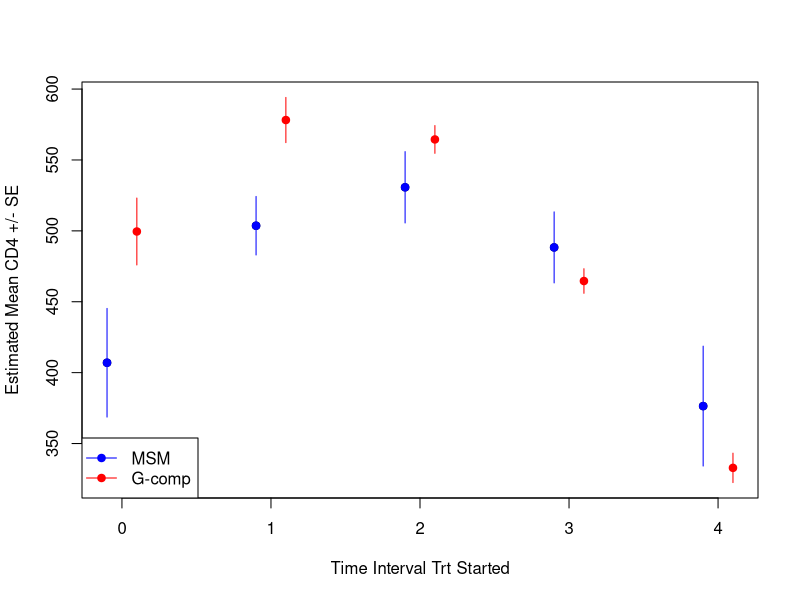

Reproduce this figure in R.
## ---- chunk 1
knitr::opts_chunk$set(echo = FALSE)
## ---- chunk 2
# code from g-computation
# will be used as comparison
library(dplyr)
beta0 <- 6.2
beta1 <- 1.6
beta2 <- -0.23
beta3 <- -0.175
beta4 <- -0.5
sigma0 <- sigma <- 0.35
gamma0 <- -3.21
gamma1 <- 0.80

eta0 <- 3.68
eta1 <- -0.58
eta2 <- -1.18

n <- 1000

expit <- function(x) {
  expit <- exp(x)/(1 + exp(x))
  return(expit)
}

set.seed(1101985)

R0 <- rep(0, n)
logCD40 <- rnorm(n, beta0, sigma0)
A0<- rbinom(n, 1, expit(eta0 + eta1*logCD40 + eta2*R0))
cumA0 <- A0

R1 <- rbinom(n, 1, expit(gamma0 + gamma1*cumA0))*(cumA0 > 0 & R0 == 0) + 0*(cumA0 == 0) + 1*(R0 == 1) 
logCD41 <- logCD40 + rnorm(n, (beta1*A0 + beta2*A0*logCD40 + beta3*(1-A0))*(1-R1) + beta4*R1, sigma)
A1 <- rbinom(n, 1, expit(eta0 + eta1*logCD41 + eta2*R1))
cumA1 <- A0 + A1

R2 <- rbinom(n, 1, expit(gamma0 + gamma1*cumA1))*(cumA1 > 0 & R1 == 0) + 0*(cumA1 == 0) + 1*(R1 == 1) 
logCD42 <- logCD41 + rnorm(n, (beta1*A1 + beta2*A1*logCD41 + beta3*(1-A1))*(1-R2) + beta4*R2, sigma)
A2 <- rbinom(n, 1, expit(eta0 + eta1*logCD42 + eta2*R2))
cumA2 <- A0 + A1 + A2

R3 <- rbinom(n, 1, expit(gamma0 + gamma1*cumA2))*(cumA2 > 0 & R2 == 0) + 0*(cumA2 == 0) + 1*(R2 == 1) 
logCD43 <- logCD42 + rnorm(n, (beta1*A2 + beta2*A2*logCD42 + beta3*(1-A2))*(1-R3) + beta4*R3, sigma)
A3 <- rbinom(n, 1, expit(eta0 + eta1*logCD43 + eta2*R3))
cumA3 <- A0 + A1 + A2 + A3

R4 <- rbinom(n, 1, expit(gamma0 + gamma1*cumA3))*(cumA3 > 0 & R3 == 0) + 0*(cumA3 == 0) + 1*(R3 == 1) 
logCD44 <- logCD43 + rnorm(n, (beta1*A3 + beta2*A3*logCD43 + beta3*(1-A3))*(1-R4) + beta4*R4, sigma)

dataHW3 <- data.frame(ID = 1:n, R0 = R0, CD40 = exp(logCD40), A0 = A0,
  R1 = R1, CD41 = exp(logCD41), A1 = A1,
  R2 = R2, CD42 = exp(logCD42), A2 = A2,
  R3 = R3, CD43 = exp(logCD43), A3 = A3,
  R4 = R4, CD44 = exp(logCD44))

# create log CD4 values
dataHW3 <- mutate(dataHW3,
	logCD40 = log(CD40),
	logCD41 = log(CD41),
	logCD42 = log(CD42),
	logCD43 = log(CD43),
	logCD44 = log(CD44)
	)

# get estimates of mu0 and sigma0
mu0 <- mean(dataHW3$logCD40)
sigma0 <- sd(dataHW3$logCD40)

# transform into long dataset
library(data.table)

dataHW3_long <- melt(setDT(dataHW3), id = 1L,
	measure = patterns("^logCD4", "^CD4", "^R", "^A"),
	value.name = c("logCD4", "CD4", "R", "A"))
dataHW3_long <- data.frame(dataHW3_long)
dataHW3_long <- dataHW3_long[order(dataHW3_long$ID), ]
dataHW3_long <- 
	dataHW3_long %>%
	group_by(ID) %>%
	mutate(lag_logCD4 = lag(logCD4, n = 1, default = NA),
		lag_A = lag(A, n = 1, default = NA),
		cum_A = cumsum(A),
		lag_cum_A = lag(cum_A, n = 1, default = NA),
		lag_R = lag(R, n = 1, default = NA))

dataHW3_long <- mutate(dataHW3_long,
	time = as.numeric(variable) - 1,
	logCD4_diff = logCD4 - lag_logCD4)

# When estimating the model for change in log CD4 count and developing 
# resistance, only need data from time points 1-4 (not time point 0).

dataHW3_long_t0 <- filter(dataHW3_long, time > 0)

# Estimate parameters in the model for change in CD4

m1 <- lm(logCD4 ~ lag_logCD4 + lag_A + R +
		lag_logCD4*lag_A + lag_logCD4*R + 
		lag_A*R + lag_logCD4*lag_A*R, data = dataHW3_long_t0)

# Estimate parameters in the model for resistance
# Remember subjects who have no prior exposure to treatment will not be
# resistant and subjects who previously developed resistance are guaranteed
# to be resistant. Neither of these groups should be included in the model.

dataHW3_long_resist_model <- filter(dataHW3_long_t0, lag_R == 0 & lag_cum_A > 0)

m2 <- glm(R ~ lag_cum_A, family = "binomial", 
	data = dataHW3_long_resist_model)

coef_estimates <- c(mu0, sigma0, coef(m1), summary(m1)$sigma, coef(m2))
coef_names <- c("mu0", "sigma0", paste0("beta", 0:7), "sigma", 
	paste0("gamma", 0:1))
coef_estimates <- data.frame(Estimates = coef_estimates)
rownames(coef_estimates) <- coef_names

mean_response <- function(treat_sequence, coef_estimates, MC) {
	mu0 <- coef_estimates[1]; sigma0 <- coef_estimates[2]
	beta0 <- coef_estimates[3]; beta1 <- coef_estimates[4]; beta2 <- coef_estimates[5]; 
	beta3 <- coef_estimates[6]; beta4 <- coef_estimates[7];
	beta5 <- coef_estimates[8]; beta6 <- coef_estimates[9];
	beta7 <- coef_estimates[10]; 
	
	sigma <- coef_estimates[11];gamma0 <- coef_estimates[12];gamma1 <- coef_estimates[13]
	
		R0 <- rep(0, MC)
		logCD40 <- rnorm(MC, mu0, sigma0)
		A0 <- rep(treat_sequence[1], MC)
		cumA0 <- A0
		R1 <- rbinom(MC, 1, expit(gamma0 + gamma1*cumA0))*(cumA0 > 0 & R0 == 0) + 
			0*(cumA0 == 0) + 1*(R0 == 1) 
		logCD41 <- beta0 + beta1*logCD40 + beta2*A0 + beta3*R1 + 
			beta4*logCD40*A0 + beta5*logCD40*R1 + beta6*A0*R1 + beta7*logCD40*A0*R1 + 
			rnorm(MC, 0, sigma)
		A1 <- rep(treat_sequence[2], MC)
		cumA1 <- A0 + A1
		R2 <- rbinom(MC, 1, expit(gamma0 + gamma1*cumA1))*(cumA1 > 0 & R1 == 0) + 
			0*(cumA1 == 0) + 1*(R1 == 1) 
		logCD42 <-  beta0 + beta1*logCD41 + beta2*A1 + beta3*R2 + 
			beta4*logCD41*A1 + beta5*logCD41*R2 + beta6*A1*R2 + beta7*logCD41*A1*R2 + 
			rnorm(MC, 0, sigma)
		A2 <- rep(treat_sequence[3], MC)
		cumA2 <- A0 + A1 + A2
		R3 <- rbinom(MC, 1, expit(gamma0 + gamma1*cumA2))*(cumA2 > 0 & R2 == 0) + 
			0*(cumA2 == 0) + 1*(R2 == 1) 
		logCD43 <- beta0 + beta1*logCD42 + beta2*A2 + beta3*R3 + 
			beta4*logCD42*A2 + beta5*logCD42*R3 + beta6*A2*R3 + beta7*logCD42*A2*R3 + 
			rnorm(MC, 0, sigma)
		A3 <- rep(treat_sequence[4], MC)
		cumA3 <- A0 + A1 + A2 + A3
		R4 <- rbinom(MC, 1, expit(gamma0 + gamma1*cumA3))*(cumA3 > 0 & R3 == 0) + 
			0*(cumA3 == 0) + 1*(R3 == 1) 
		logCD44 <-  beta0 + beta1*logCD43 + beta2*A3 + beta3*R4 + 
			beta4*logCD43*A3 + beta5*logCD43*R4 + beta6*A3*R4 + beta7*logCD43*A3*R4 + 
			rnorm(MC, 0, sigma)
		
	mean_response <- c(mean(logCD44), mean(exp(logCD44)))
	names(mean_response) <- c("mean_logCD4", "mean_CD4")
	return(mean_response)
}

trt_sequences <- list(
	c(0, 0, 0, 0),
	c(0, 0, 0, 1),
	c(0, 0, 1, 1),
	c(0, 1, 1, 1),
	c(1, 1, 1, 1),
	c(1, 1, 1, 0),
	c(1, 1, 0, 0),
	c(1, 0, 0, 0)
)
set.seed(8172013)
mean_trt_response <- sapply(trt_sequences, mean_response, 
	coef_estimates = as.vector(coef_estimates[, 1]), MC = 100000)	
mean_trt_response <- t(mean_trt_response)
rownames(mean_trt_response) <- c("(0, 0, 0, 0)",
	"(0, 0, 0, 1)",
	"(0, 0, 1, 1)",
	"(0, 1, 1, 1)",
	"(1, 1, 1, 1)",
	"(1, 1, 1, 0)",
	"(1, 1, 0, 0)",
	"(1, 0, 0, 0)")

dataHW3_orig <- dataHW3
n <- nrow(dataHW3_orig)
boot <- 50

mean_trt_response_boot <- array(0, dim = c(8, 2, boot))
for(j in 1:boot) {
	dataHW3 <- dataHW3_orig[sample(1:n, n, replace = TRUE), ]
	
	# get estimates of mu0 and sigma0
	mu0 <- mean(dataHW3$logCD40)
	sigma0 <- sd(dataHW3$logCD40)

	dataHW3$ID <- 1:n
	dataHW3_long <- melt(setDT(dataHW3), id = 1L,
		measure = patterns("^logCD4", "^CD4", "^R", "^A"),
		value.name = c("logCD4", "CD4", "R", "A"))
	dataHW3_long <- data.frame(dataHW3_long)
	dataHW3_long <- dataHW3_long[order(dataHW3_long$ID), ]
	dataHW3_long <- 
		dataHW3_long %>%
		group_by(ID) %>%
		mutate(lag_logCD4 = lag(logCD4, n = 1, default = NA),
			lag_A = lag(A, n = 1, default = NA),
			cum_A = cumsum(A),
			lag_cum_A = lag(cum_A, n = 1, default = NA),
			lag_R = lag(R, n = 1, default = NA))
	
	dataHW3_long <- mutate(dataHW3_long,
		time = as.numeric(variable) - 1,
		logCD4_diff = logCD4 - lag_logCD4)
	dataHW3_long_t0 <- filter(dataHW3_long, time > 0)
	
	m1 <- lm(logCD4 ~ lag_logCD4 + lag_A + R +
		lag_logCD4*lag_A + lag_logCD4*R + 
		lag_A*R + lag_logCD4*lag_A*R, data = dataHW3_long_t0)
	
	dataHW3_long_resist_model <- filter(dataHW3_long_t0, lag_R == 0 & lag_cum_A > 0)
	
	m2 <- glm(R ~ lag_cum_A, family = "binomial", 
		data = dataHW3_long_resist_model)
	
	coef_estimates <- c(mu0, sigma0, coef(m1), summary(m1)$sigma, coef(m2))
	
	mean_trt_response <- sapply(trt_sequences, mean_response, 
		coef_estimates = coef_estimates, MC = 100000)	
	mean_trt_response <- t(mean_trt_response)
	
	mean_trt_response_boot[, , j] <- mean_trt_response 
}

se <- apply(mean_trt_response_boot, c(1, 2), sd)
rownames(se) <- c("(0, 0, 0, 0)",
	"(0, 0, 0, 1)",
	"(0, 0, 1, 1)",
	"(0, 1, 1, 1)",
	"(1, 1, 1, 1)",
	"(1, 1, 1, 0)",
	"(1, 1, 0, 0)",
	"(1, 0, 0, 0)")
colnames(se) <- c("SE_logCD4", "SE_CD4")
## ---- chunk 3
dataHW3 <- dataHW3_orig
dataHW3 <- mutate(dataHW3,
	logCD40 = log(CD40),
	logCD41 = log(CD41),
	logCD42 = log(CD42),
	logCD43 = log(CD43),
	logCD44 = log(CD44)
	)
dataHW3_long <- melt(setDT(dataHW3), id = 1L,
	measure = patterns("^logCD4", "^CD4", "^R", "^A"),
	value.name = c("logCD4", "CD4", "R", "A"))
dataHW3_long <- data.frame(dataHW3_long)
dataHW3_long <- dataHW3_long[order(dataHW3_long$ID), ]
dataHW3_long <- 
	dataHW3_long %>%
	group_by(ID) %>%
	mutate(lag_logCD4 = lag(logCD4, n = 1, default = NA),
		lag_A = lag(A, n = 1, default = NA),
		cum_A = cumsum(A),
		lag_cum_A = lag(cum_A, n = 1, default = NA),
		lag_R = lag(R, n = 1, default = NA))

# model for probability of receiving treatment
dataHW3_long <- mutate(dataHW3_long,
	time = as.numeric(variable) - 1,
	logCD4_diff = logCD4 - lag_logCD4)
dataHW3_long <- as.data.frame(dataHW3_long)

m3 <- glm(A ~ logCD4 + R, family = "binomial", 
		data = dataHW3_long)
round(summary(m3)$coefficients, digits = 2)
## ---- chunk 4
dataHW3_long <-  mutate(dataHW3_long, pred_trt = predict(m3, newdata = dataHW3_long, type = "response"),
	pred_trt_rule = ifelse(time > 0, pred_trt, 1-pred_trt),
	trt_rule = ifelse((time == 0 & A == 0)|(time > 0 & A ==1), 1, 0) )
den_wt <- tapply(dataHW3_long$pred_trt_rule, 
	dataHW3_long$ID, prod, na.rm = TRUE)
num_wt <- tapply(dataHW3_long$trt_rule, 
	dataHW3_long$ID, prod, na.rm = TRUE)
sum(num_wt)
round(weighted.mean(dataHW3$CD44, w = num_wt/den_wt))
## ---- chunk 5
dataHW3_long <-   mutate(dataHW3_long,
	pred_trt = predict(m3, newdata = dataHW3_long, type = "response"),
	pred_trt_received = (pred_trt^A)*(1-pred_trt)^(1-A))
# calculate denominator weights
dataHW3$den_wt <- tapply(dataHW3_long$pred_trt_received, 
	dataHW3_long$ID, prod, na.rm = TRUE)
## ---- chunk 6
dataHW3 <- mutate(dataHW3,
	init_time =    NA,
	init_time = ifelse(A0 == 1 & A1 == 1 & A2 == 1 & A3 == 1, 0, init_time),
	init_time = ifelse(A0 == 0 & A1 == 1 & A2 == 1 & A3 == 1, 1, init_time),
	init_time = ifelse(A0 == 0 & A1 == 0 & A2 == 1 & A3 == 1, 2, init_time),
	init_time = ifelse(A0 == 0 & A1 == 0 & A2 == 0 & A3 == 1, 3, init_time),
	init_time = ifelse(A0 == 0 & A1 == 0 & A2 == 0 & A3 == 0, 4, init_time))
## ---- chunk 7
MSM_CD4 <- lm(CD44 ~   init_time + I(init_time^2), data = dataHW3)
round(summary(MSM_CD4)$coefficients, digits = 2)
## ---- chunk 8
newdatatime <-   data.frame(init_time = 4:0)
predCD4 <- data.frame(CD4 = predict(MSM_CD4, newdatatime))
rownames(predCD4) <- c("(0, 0, 0, 0)",
	"(0, 0, 0, 1)",
	"(0, 0, 1, 1)",
	"(0, 1, 1, 1)",
	"(1, 1, 1, 1)")
print(round(predCD4))
## ---- chunk 9
dataHW3_orig <- dataHW3
n <- nrow(dataHW3_orig)
boot <- 50
set.seed(8172013)
predCD4.boot <- NULL
for(j in 1:boot) {
	dataHW3 <- dataHW3_orig[sample(1:n, n, replace = TRUE), ]
	dataHW3$ID <- 1:n
	dataHW3 <- mutate(dataHW3,
	logCD40 = log(CD40),
	logCD41 = log(CD41),
	logCD42 = log(CD42),
	logCD43 = log(CD43),
	logCD44 = log(CD44)
	)

	dataHW3_long <- melt(setDT(dataHW3), id = 1L,
	measure = patterns("^logCD4", "^CD4", "^R", "^A"),
	value.name = c("logCD4", "CD4", "R", "A"))
dataHW3_long <- data.frame(dataHW3_long)
dataHW3_long <- dataHW3_long[order(dataHW3_long$ID), ]
dataHW3_long <- 
	dataHW3_long %>%
	group_by(ID) %>%
	mutate(lag_logCD4 = lag(logCD4, n = 1, default = NA),
		lag_A = lag(A, n = 1, default = NA),
		cum_A = cumsum(A),
		lag_cum_A = lag(cum_A, n = 1, default = NA),
		lag_R = lag(R, n = 1, default = NA))

# model for probability of receiving treatment
dataHW3_long <- mutate(dataHW3_long,
	time = as.numeric(variable) - 1,
	logCD4_diff = logCD4 - lag_logCD4)
dataHW3_long <- as.data.frame(dataHW3_long)

m3 <- glm(A ~ logCD4 + R, family = "binomial", 
		data = dataHW3_long)

dataHW3_long <- mutate(dataHW3_long,
	pred_trt = predict(m3, newdata = dataHW3_long, type = "response"),
	pred_trt_received = (pred_trt^A)*(1-pred_trt)^(1-A))
# calculate denominator weights
dataHW3$den_wt <- tapply(dataHW3_long$pred_trt_received, 
	dataHW3_long$ID, prod, na.rm = TRUE)
dataHW3 <- mutate(dataHW3,
	init_time = NA,
	init_time = ifelse(A0 == 1 & A1 == 1 & A2 == 1 & A3 == 1, 0, init_time),
	init_time = ifelse(A0 == 0 & A1 == 1 & A2 == 1 & A3 == 1, 1, init_time),
	init_time = ifelse(A0 == 0 & A1 == 0 & A2 == 1 & A3 == 1, 2, init_time),
	init_time = ifelse(A0 == 0 & A1 == 0 & A2 == 0 & A3 == 1, 3, init_time),
	init_time = ifelse(A0 == 0 & A1 == 0 & A2 == 0 & A3 == 0, 4, init_time))

MSM_CD4 <- lm(CD44 ~ init_time + I(init_time^2), data = dataHW3)
newdatatime <- data.frame(init_time = 4:0)
predCD4.boot <- cbind(predCD4.boot, predict(MSM_CD4, newdatatime))
}

predCD4$SE <- apply(predCD4.boot, 1, sd)
print(round(predCD4))
## ---- chunk 10
ymin <- min(c(predCD4$CD4 - predCD4$SE, mean_trt_response[1:5, 2] - se[1:5, 2]))
ymax <- max(c(predCD4$CD4 + predCD4$SE, mean_trt_response[1:5, 2] + se[1:5, 2]))
plot(4:0 - 0.1, predCD4$CD4, xlim = c(-0.1, 4.1), ylim = c(ymin, ymax),
  xlab = "Time Interval Trt Started", ylab = "Estimated Mean CD4 +/- SE")
points(4:0 - 0.1, predCD4$CD4, col = "blue", pch = 19)
points(4:0 + 0.1,  mean_trt_response[1:5, 2], col = "red", pch = 19)
for(j in 1:5) {
  lines(rep(5-j - 0.1, 2), c((predCD4$CD4 - predCD4$SE)[j], (predCD4$CD4 + predCD4$SE)[j]), col = "blue")
  lines(rep(5-j + 0.1, 2), c(mean_trt_response[j, 2] - se[j, 2], 
    mean_trt_response[j, 2] + se[j, 2]), col = "red")
}
legend("bottomleft", c("MSM","G-comp"), col = c("blue", "red"), pch = 19, lty = 1)
